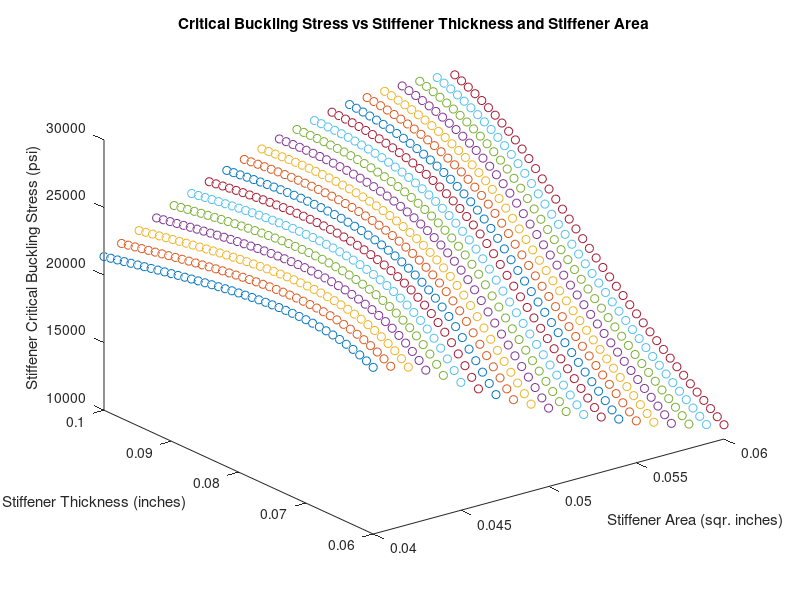

MATLAB code to generate this figure:
function Stiffener_Dimension_Graphs

% 2024 T3 Aluminium Alloy %

E = 10.6e6;             % Elasticity value %
cy = 50000;             % Compressive Yield %

Af = [0.06:0.001:0.1];
t = [0.04:0.001:0.06];

for i = 1:length(Af)
    for j = 1:length(t)
        
        a = 20;
        p = Af(i)/t(j);
        bt = p/4;               % flange length %
        bw = 2 * bt;            % mean web length %

        L = bt + (t(j)/2);         % Here, L = L1, because only one edge free %
        H = bw - t(j);             % Here, H = Total height of Stiffner %

% --------------- STIFFENER CRITICAL BUCKLING CALCULATIONS ------------------- %

        % Crippling Stress Calculations

        ke = 0.342;                                             % One Edge is free %
        x = (bt + bw)/(2*t(j));                                    % (b'/t) calculation %
        stiffener_crip_stress = (ke*(E*cy)^0.5)/(x^0.75);       % Needham's Formula %

        % Column Buckling Calculations %                    

        I1 = ((L*t(j)^3)/12)+(L*t(j))*((H + t(j))/2)^2;
        I2 = t(j)*(H^3)/12;
        I = 2*I1 + I2;                                      % Area Moment Calculations %

        ro = sqrt(I/Af(i));

        h1 = sqrt(2)*pi*sqrt(E/stiffener_crip_stress);    % Critical Slenderness Ratio %
        h = (a/ro);                         % Slenderness Ratio for current dimensions %

        % Calculation of Critical Stiffener Buckling Stress %

        if h<=h1
        stiffener_buckling_stress(i,j) = stiffener_crip_stress*...
            (1-(stiffener_crip_stress*((h^2)/(4*pi^2*E))));
        else
        stiffener_buckling_stress(i,j) = (pi^2*E)/(h^2);
        end

% ------------- END OF STIFFENER CRITICAL BUCKLING CALCULATIONS -------------- %
        plot3(t(j),Af(i),stiffener_buckling_stress(i,j),'o');
        hold on;
        
    end
end
figure(1);
xlabel('Stiffener Area (sqr. inches)');ylabel('Stiffener Thickness (inches)');
zlabel('Stiffener Critical Buckling Stress (psi)');
title('Critical Buckling Stress vs Stiffener Thickness and Stiffener Area');
